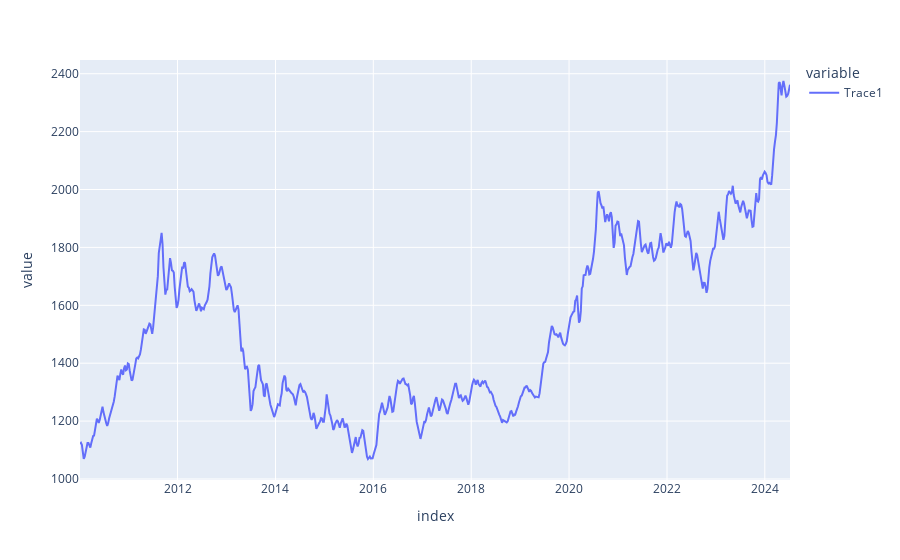

Notebook source saved alongside this figure:
### Code cell
rippit.data_series["left"]["Trace1"].plot()

### Figure 1 — Plotly figure (JSON) as saved in the notebook; plotly's stock layout.template omitted (floating-point values rounded to 4 significant figures; data arrays with more than 128 entries replaced by an {"elided": "..."} marker saying what was removed)
{"data": [{"hovertemplate": "variable=Trace1<br>index=%{x}<br>value=%{y}<extra></extra>", "legendgroup": "Trace1", "line": {"color": "#636efa", "dash": "solid"}, "marker": {"symbol": "circle"}, "mode": "lines", "name": "Trace1", "orientation": "v", "showlegend": true, "type": "scatter", "x": {"elided": "758 str values"}, "xaxis": "x", "y": {"elided": "758 float values"}, "yaxis": "y"}], "layout": {"legend": {"title": {"text": "variable"}, "tracegroupgap": 0}, "margin": {"t": 60}, "xaxis": {"anchor": "y", "domain": [0, 1], "title": {"text": "index"}}, "yaxis": {"anchor": "x", "domain": [0, 1], "title": {"text": "value"}}}}
